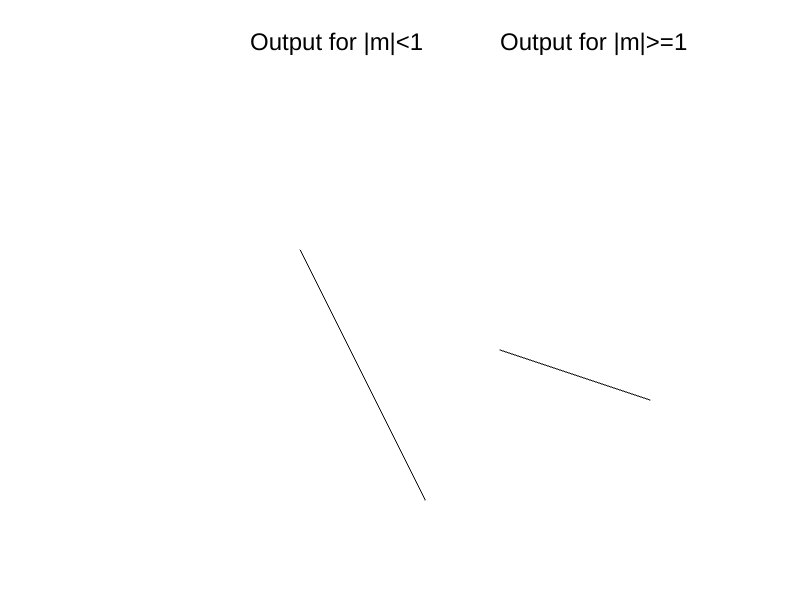
Frame 1 (no input)
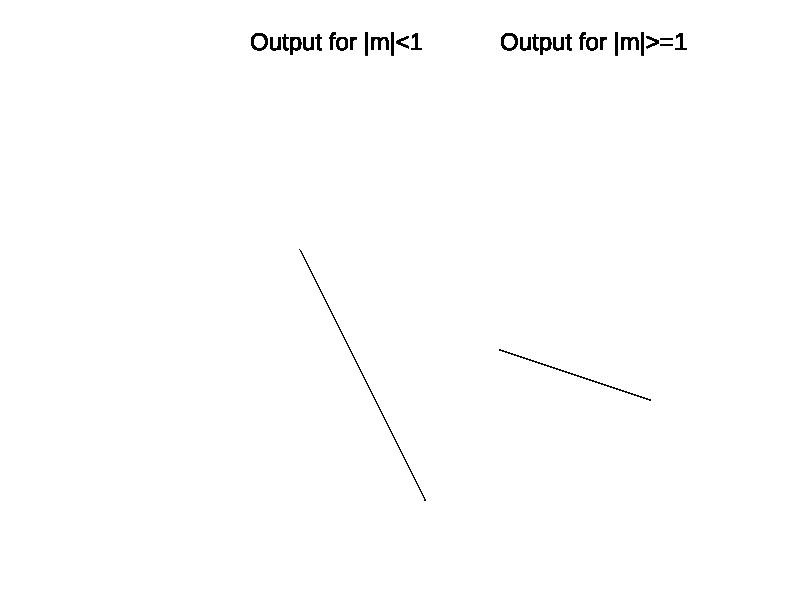
Frame 60 (no input)
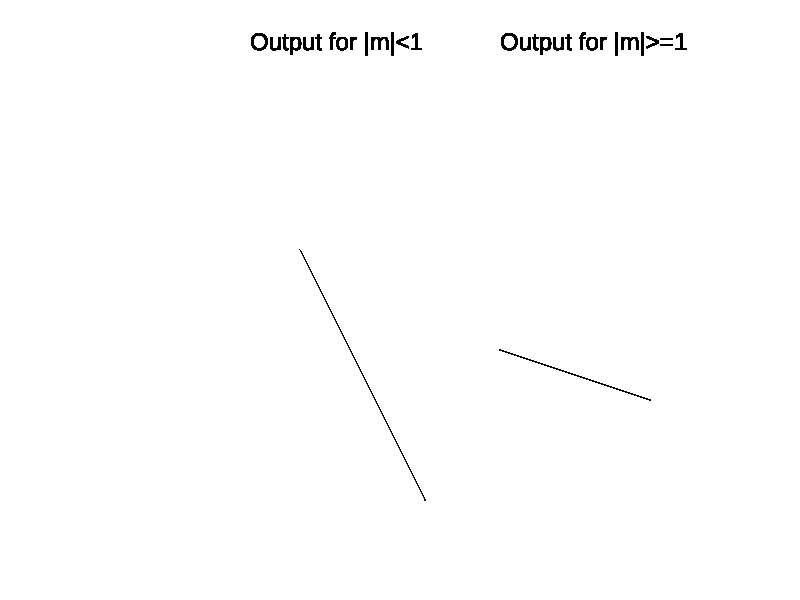
Frame 120 (the mouse pressed at the canvas centre since frame 60)

The p5.js sketch that drew these frames (run headless with seeded random() and noise() and a simulated clock; from frame 60 on, the mouse is pressed at the canvas centre):

// p5.js sketch
// ── sketch.js
//BLA
function setup() {
	createCanvas(displayWidth, displayHeight);
}
  
function draw() {
	textSize(24);
	text('Output for |m|<1',250,50);
	blaLine(300, 250, 425, 500);
	textSize(24);
	text('Output for |m|>=1',500,50);
	blaLine(500,350,650,400);
}
  
  
function blaLine(x0, y0, x1, y1){
	var dx = x1 - x0;
	var dy = y1 - y0;
  
	var slope = abs(dy / dx);
  
	if (slope < 1) {
	  bla1(x0, y0, dx, dy);
	} 
	else {
	  bla2(x0, y0, dx, dy);
	}
}
  
//creating method for slope less than 1

function bla1(x0, y0, dx, dy){
	var p0 = 2 * dy - dx;
  
	var x = x0;
	var y = y0;
	var pk = p0;
  
	beginShape();
	var i = 0;
	while(i <= dx){
		if (pk < 0) {
			vertex(x, y);
			x = x + 1;
			y = y;
			pk = pk + 2 * dy;
		} 
		else{
			vertex(x, y);
			x = x + 1;
			y = y + 1;
			pk = pk + (2 * dy) - (2 * dx);
		}	
		i++;

	}
	endShape();
}
  
//creating method for slope less than 1

function bla2(x0, y0, dx, dy) {
	var p0 = (2 * dx) - dy;
  	var x = x0;
	var y = y0;
	var pk = p0;
  
	beginShape();
	var i = 0;
	while(i <= dy){
		if (pk < 0) {
			vertex(x, y);
			x = x;
			y = y + 1;
			pk = pk + 2 * dx;
		} 
		else{
			vertex(x, y);
			x = x + 1;
			y = y + 1;
			pk = pk + (2 * dx) - (2 * dy);
		}
		i++;
    }
	endShape();
}
	
